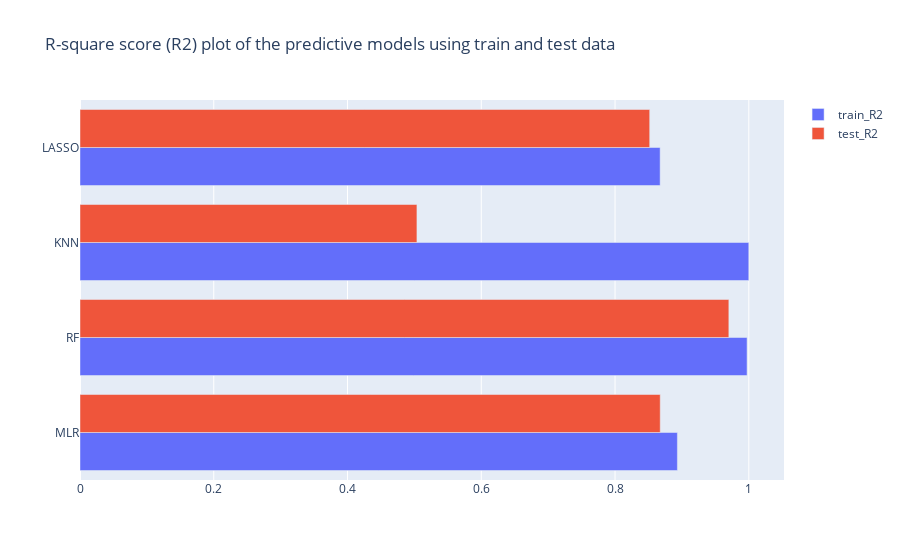

The code cell stored with this chart in its notebook:
### Code cell
y=['MLR', 'RF', 'KNN', 'LASSO']
x1= r_Model.loc['train_R2']
x2= r_Model.loc['test_R2']

trace1 = go.Bar(y=y, x=x1, name='train_R2', orientation='h')
trace2 = go.Bar(y=y, x=x2, name='test_R2', orientation='h')

data = [trace1, trace2]

layout = go.Layout(barmode='group', title='R-square score (R2) plot of the predictive models using train and test data')

fig = go.Figure(data=data, layout=layout)
fig.show()

### Figure 1 — Plotly figure (JSON) as saved in the notebook; plotly's stock layout.template omitted (floating-point values rounded to 4 significant figures)
{"data": [{"name": "train_R2", "orientation": "h", "type": "bar", "x": [0.8932, 0.9974, 1.0, 0.8674], "y": ["MLR", "RF", "KNN", "LASSO"]}, {"name": "test_R2", "orientation": "h", "type": "bar", "x": [0.8676, 0.9702, 0.5038, 0.8518], "y": ["MLR", "RF", "KNN", "LASSO"]}], "layout": {"barmode": "group", "title": {"text": "R-square score (R2) plot of the predictive models using train and test data"}}}
